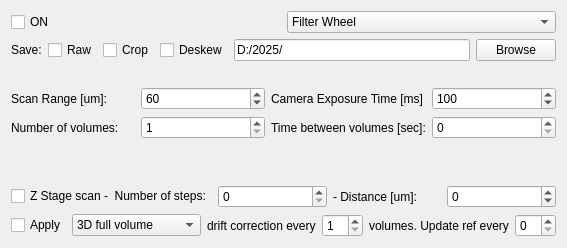
           <widget class="QWidget" name="tab">
            <attribute name="title">
             <string>Channel 488 (GFP)</string>
            </attribute>
            <layout class="QVBoxLayout" name="verticalLayout_17">
             <item>
              <layout class="QHBoxLayout" name="horizontalLayout_83">
               <item>
                <widget class="QCheckBox" name="checkBox_on_488">
                 <property name="text">
                  <string>ON</string>
                 </property>
                </widget>
               </item>
               <item>
                <widget class="QComboBox" name="comboBox_filterWheel_488">
                 <item>
                  <property name="text">
                   <string>Filter Wheel</string>
                  </property>
                 </item>
                 <item>
                  <property name="text">
                   <string>Pos1: None</string>
                  </property>
                 </item>
                 <item>
                  <property name="text">
                   <string>Pos2: ET 605/52</string>
                  </property>
                 </item>
                 <item>
                  <property name="text">
                   <string>Pos3: ET 525/50</string>
                  </property>
                 </item>
                 <item>
                  <property name="text">
                   <string>Pos4: ET 510/20</string>
                  </property>
                 </item>
                 <item>
                  <property name="text">
                   <string>Pos5: None</string>
                  </property>
                 </item>
                 <item>
                  <property name="text">
                   <string>Pos6: None</string>
                  </property>
                 </item>
                </widget>
               </item>
              </layout>
             </item>
             <item>
              <layout class="QHBoxLayout" name="horizontalLayout_50">
               <item>
                <widget class="QLabel" name="label_57">
                 <property name="text">
                  <string>Save:</string>
                 </property>
                </widget>
               </item>
               <item>
                <widget class="QCheckBox" name="checkBox_saveRaw_488">
                 <property name="text">
                  <string>Raw</string>
                 </property>
                </widget>
               </item>
               <item>
                <widget class="QCheckBox" name="checkBox_saveCrop_488">
                 <property name="text">
                  <string>Crop</string>
                 </property>
                </widget>
               </item>
               <item>
                <widget class="QCheckBox" name="checkBox_saveDeskew_488">
                 <property name="text">
                  <string>Deskew</string>
                 </property>
                </widget>
               </item>
               <item>
                <widget class="QLineEdit" name="lineEdit_directory_488">
                 <property name="text">
                  <string>D:/2025/</string>
                 </property>
                </widget>
               </item>
               <item>
                <widget class="QPushButton" name="pushButton_browse_488">
                 <property name="text">
                  <string>Browse</string>
                 </property>
                </widget>
               </item>
              </layout>
             </item>
             <item>
              <spacer name="verticalSpacer_8">
               <property name="orientation">
                <enum>Qt::Vertical</enum>
               </property>
               <property name="sizeHint" stdset="0">
                <size>
                 <width>0</width>
                 <height>20</height>
                </size>
               </property>
              </spacer>
             </item>
             <item>
              <layout class="QHBoxLayout" name="horizontalLayout_44">
               <item>
                <layout class="QVBoxLayout" name="verticalLayout_41">
                 <item>
                  <widget class="QLabel" name="label_31">
                   <property name="text">
                    <string>Scan Range [um]:</string>
                   </property>
                  </widget>
                 </item>
                 <item>
                  <widget class="QLabel" name="label_34">
                   <property name="text">
                    <string>Number of volumes:</string>
                   </property>
                  </widget>
                 </item>
                </layout>
               </item>
               <item>
                <layout class="QVBoxLayout" name="verticalLayout_42">
                 <item>
                  <widget class="QSpinBox" name="spinBox_range_488">
                   <property name="maximum">
                    <number>200</number>
                   </property>
                   <property name="value">
                    <number>60</number>
                   </property>
                  </widget>
                 </item>
                 <item>
                  <widget class="QSpinBox" name="spinBox_cant_vol_488">
                   <property name="minimum">
                    <number>1</number>
                   </property>
                   <property name="maximum">
                    <number>200</number>
                   </property>
                  </widget>
                 </item>
                </layout>
               </item>
               <item>
                <layout class="QVBoxLayout" name="verticalLayout_46">
                 <item>
                  <widget class="QLabel" name="label_32">
                   <property name="text">
                    <string>Camera Exposure Time [ms]</string>
                   </property>
                  </widget>
                 </item>
                 <item>
                  <widget class="QLabel" name="label_52">
                   <property name="text">
                    <string>Time between volumes [sec]:</string>
                   </property>
                  </widget>
                 </item>
                </layout>
               </item>
               <item>
                <layout class="QVBoxLayout" name="verticalLayout_47">
                 <item>
                  <widget class="QSpinBox" name="spinBox_expTime_488">
                   <property name="minimum">
                    <number>1</number>
                   </property>
                   <property name="maximum">
                    <number>900</number>
                   </property>
                   <property name="value">
                    <number>100</number>
                   </property>
                  </widget>
                 </item>
                 <item>
                  <widget class="QSpinBox" name="spinBox_tiempo_entre_vol_488">
                   <property name="minimum">
                    <number>0</number>
                   </property>
                   <property name="maximum">
                    <number>5000</number>
                   </property>
                  </widget>
                 </item>
                </layout>
               </item>
              </layout>
             </item>
             <item>
              <spacer name="verticalSpacer_9">
               <property name="orientation">
                <enum>Qt::Vertical</enum>
               </property>
               <property name="sizeHint" stdset="0">
                <size>
                 <width>0</width>
                 <height>40</height>
                </size>
               </property>
              </spacer>
             </item>
             <item>
              <layout class="QHBoxLayout" name="horizontalLayout_90">
               <item>
                <widget class="QCheckBox" name="checkBox_ZstageScan_488">
                 <property name="text">
                  <string>Z Stage scan -  Number of steps:</string>
                 </property>
                </widget>
               </item>
               <item>
                <widget class="QSpinBox" name="spinBox_ZstageScan_488_steps"/>
               </item>
               <item>
                <widget class="QLabel" name="label_66">
                 <property name="text">
                  <string>- Distance [um]:</string>
                 </property>
                </widget>
               </item>
               <item>
                <widget class="QSpinBox" name="spinBox_ZstageScan_488_distance">
                 <property name="minimum">
                  <number>-9999</number>
                 </property>
                </widget>
               </item>
              </layout>
             </item>
             <item>
              <layout class="QHBoxLayout" name="horizontalLayout_41">
               <item>
                <widget class="QCheckBox" name="checkBox_driftCorrection_488">
                 <property name="text">
                  <string>Apply</string>
                 </property>
                </widget>
               </item>
               <item>
                <widget class="QComboBox" name="comboBox_typeDriftCorrection_488">
                 <item>
                  <property name="text">
                   <string>3D full volume</string>
                  </property>
                 </item>
                 <item>
                  <property name="text">
                   <string>2D max-projection</string>
                  </property>
                 </item>
                </widget>
               </item>
               <item>
                <widget class="QLabel" name="label_65">
                 <property name="text">
                  <string>drift correction every</string>
                 </property>
                </widget>
               </item>
               <item>
                <widget class="QSpinBox" name="spinBox_driftCorrection_488">
                 <property name="minimum">
                  <number>1</number>
                 </property>
                </widget>
               </item>
               <item>
                <widget class="QLabel" name="label_25">
                 <property name="text">
                  <string>volumes. Update ref every</string>
                 </property>
                </widget>
               </item>
               <item>
                <widget class="QSpinBox" name="spinBox_refDriftCorrection_488"/>
               </item>
              </layout>
             </item>
            </layout>
           </widget>
